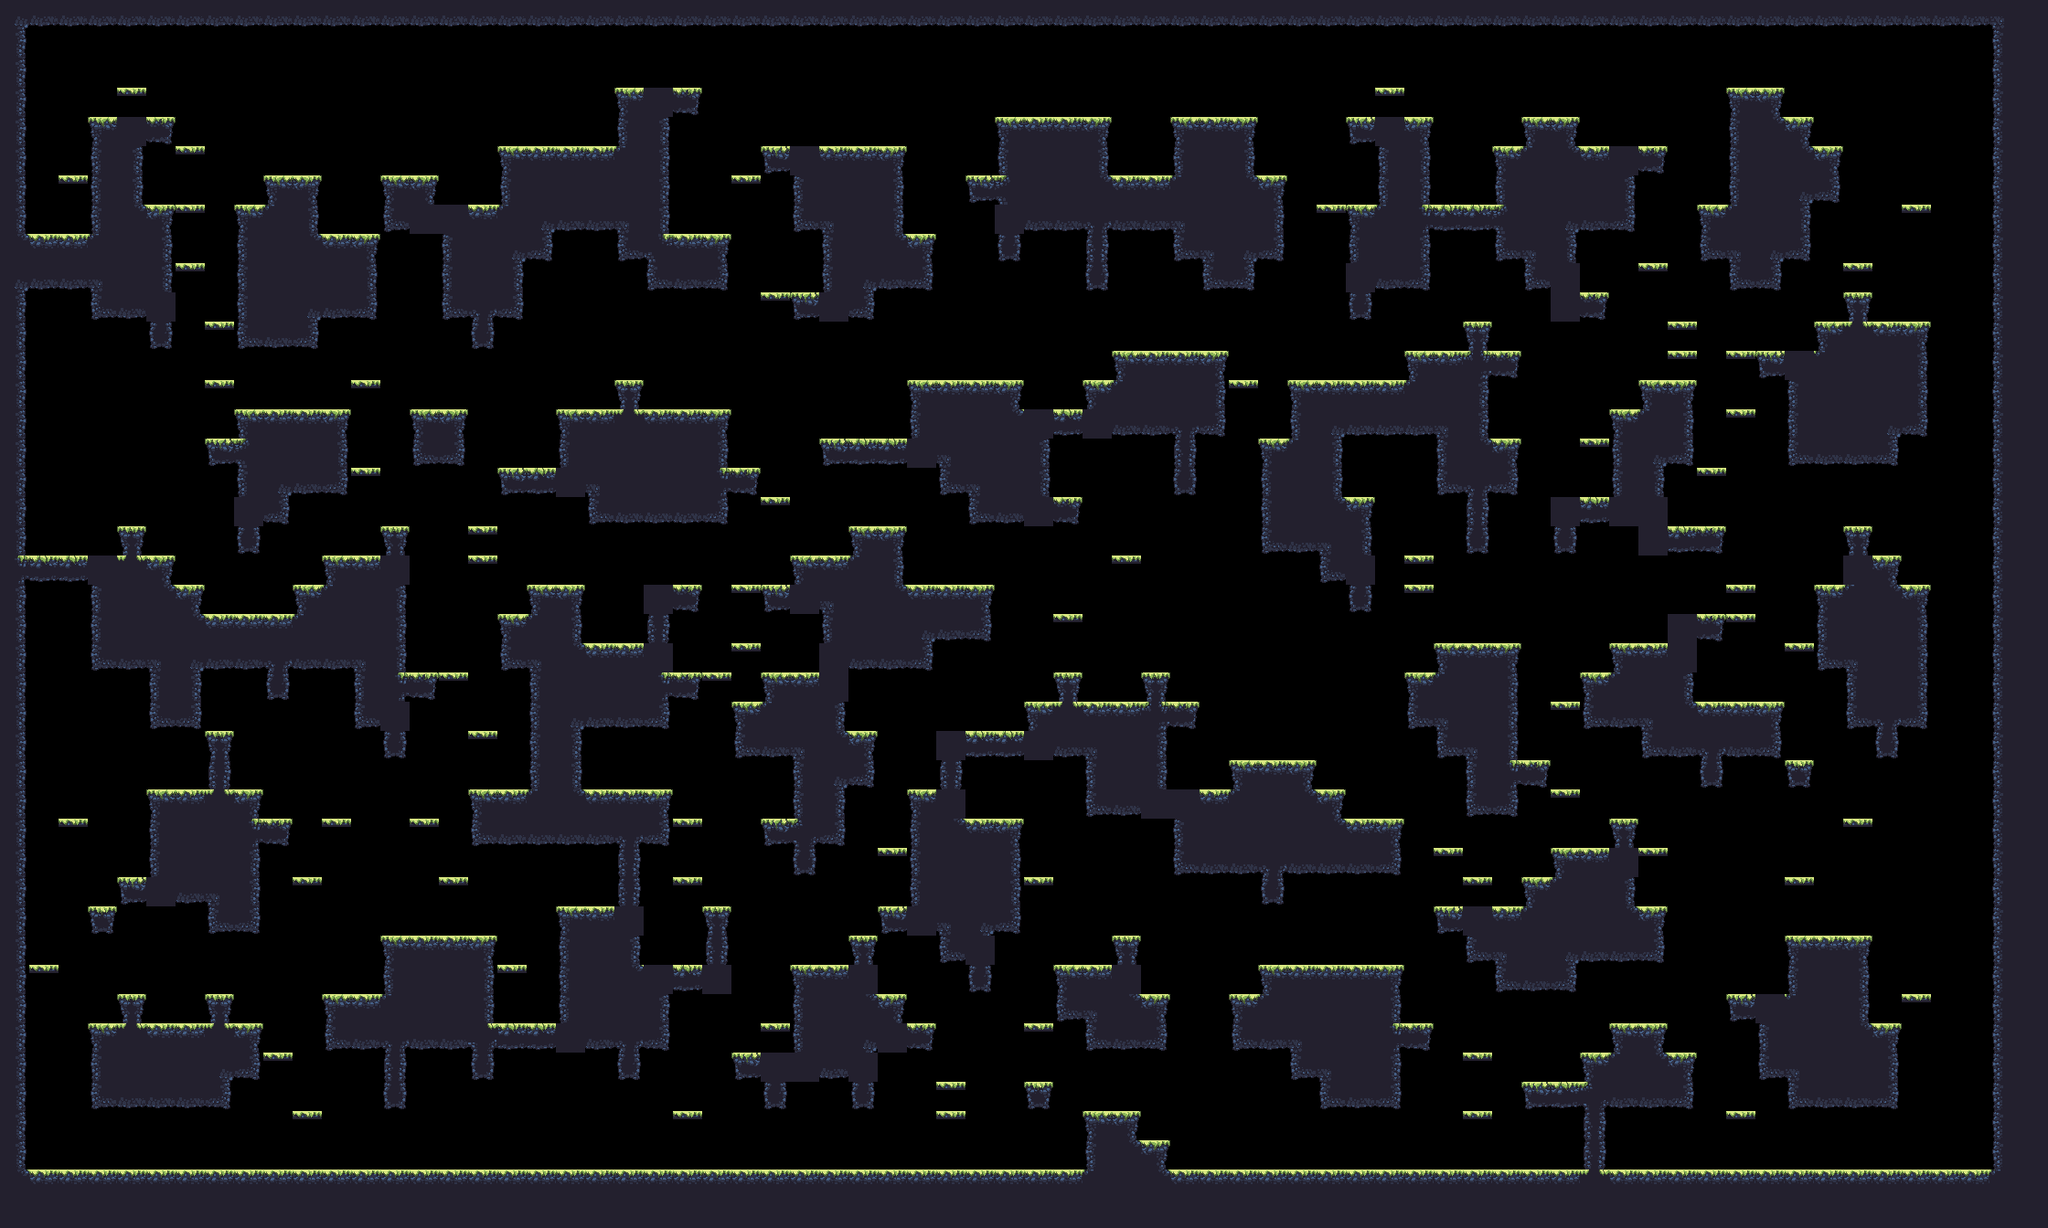

A 2D game scene composited from a Tiled map and its tileset images. What follows is a short description and the map's XML, with each tile layer's data collapsed to a summary:
An orthogonal 70x42 tile map with 32x32 px tiles, 1 tile layer (main) and 17 objects (9x spawn, spawnPlayer0, spawnCrown0, spawnPlayer1, spawnCrown1, ...).

<map compressionlevel="0" height="42" infinite="0" nextlayerid="3" nextobjectid="4" orientation="orthogonal" renderorder="right-down" tiledversion="1.3.2" tileheight="32" tilewidth="32" version="1.2" width="70">
 <tileset firstgid="1" source="forest_summer_tile_set.tsx" />
 <layer height="42" id="1" name="main" width="70">
  <data>[2940 cells, 1292 non-empty, 29 distinct tile ids]</data>
 </layer>
 <objectgroup><object id="1" name="spawnPlayer0" x="64" y="208.0" /><object id="2" name="spawnCrown0" x="160" y="80.0" /><object id="3" name="spawnPlayer1" x="2112" y="304.0" /><object id="4" name="spawnCrown1" x="2016" y="112.0" /><object id="5" name="spawnPlayer2" x="64" y="1232.0" /><object id="6" name="spawnCrown2" x="64" y="1232.0" /><object id="7" name="spawnPlayer3" x="2112" y="1232.0" /><object id="8" name="spawnCrown3" x="2144" y="1232.0" /><object id="9" name="spawn" x="576" y="1232.0" /><object id="10" name="spawn" x="896" y="112.0" /><object id="11" name="spawn" x="1664" y="656.0" /><object id="12" name="spawn" x="352" y="144.0" /><object id="13" name="spawn" x="1408" y="1232.0" /><object id="14" name="spawn" x="1472" y="816.0" /><object id="15" name="spawn" x="1408" y="1232.0" /><object id="16" name="spawn" x="1088" y="368.0" /><object id="17" name="spawn" x="768" y="400.0" /></objectgroup></map>
